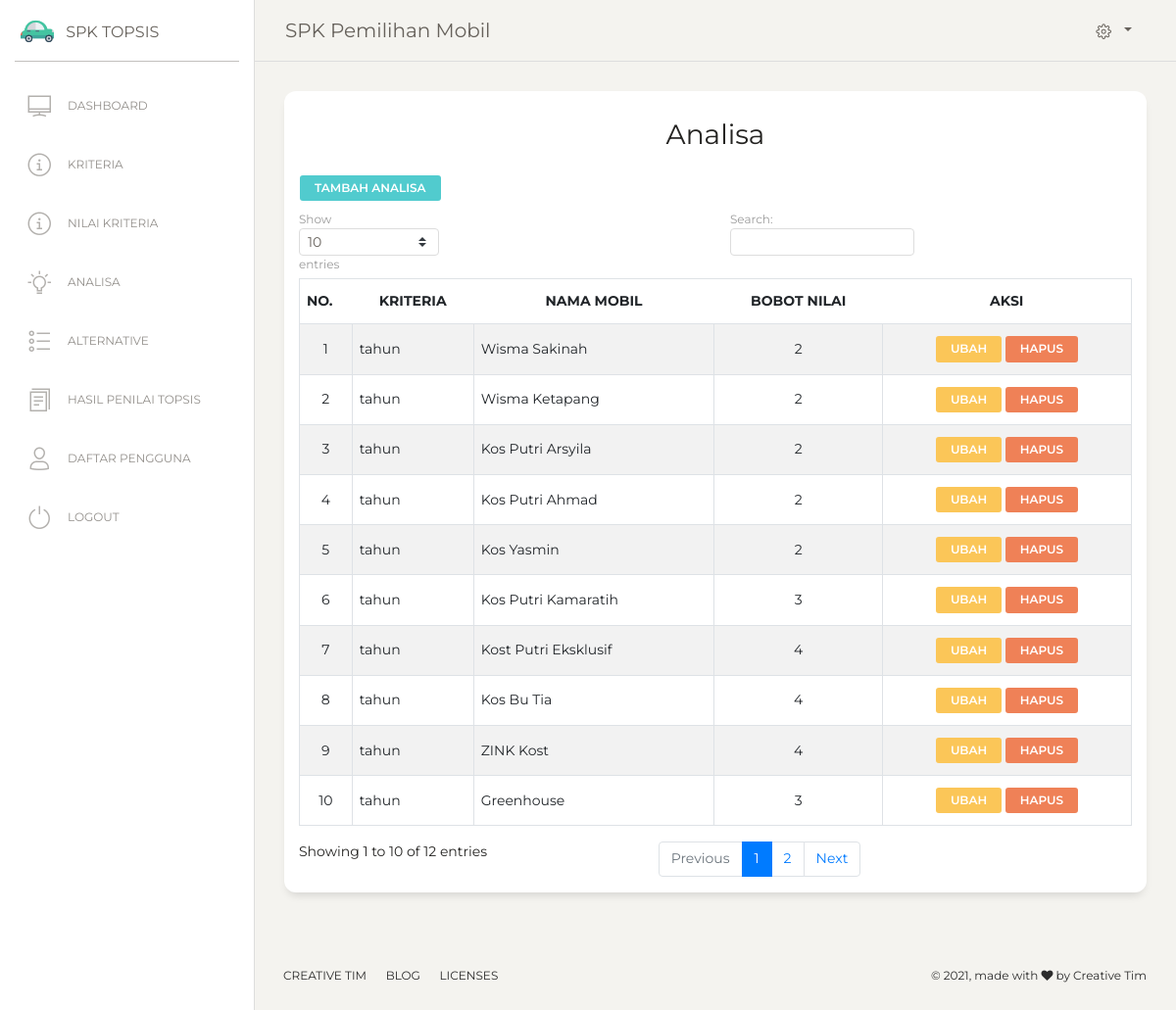
The page /analisa.php (signed in) on the database its author committed.
### tables this page shows
CREATE TABLE `tb_analisa` (
  `id_analisa` int(11) NOT NULL,
  `id_kriteria` int(11) NOT NULL,
  `id_mobil` int(11) NOT NULL,
  `nilainya` varchar(11) NOT NULL
);

CREATE TABLE `tb_kriteria` (
  `id_kriteria` int(11) NOT NULL,
  `atribut` varchar(50) NOT NULL,
  `bobot_nilai` varchar(50) NOT NULL,
  `nama_kriteria` varchar(50) NOT NULL
);

CREATE TABLE `tb_mobil` (
  `id_mobil` int(11) NOT NULL,
  `nama_mobil` varchar(50) NOT NULL
);

### analisa.php (the view, shortened to what this page needs)
<?php
include 'header.php';
include 'menu.php';
?>
<div class="content">
  <div class="row">
    <div class="col-md-12">
      <div class="card ">
        <div class="card-header ">
          <h3 class="card-title"><center>Analisa</h3>
          <a href="analisaTambah.php" class="btn btn-primary btn-sm">Tambah Analisa</a>
        <table id="example" class="table table-striped table-bordered" >
            <thead>
                <tr>
                    <th>No.</th>
                    <th><center>Kriteria</th>
                    <th><center>Nama Mobil</th>
                    <th><center>Bobot Nilai</th>
                    <th><center>Aksi</th>
                </tr>
            </thead>
            <tbody>
                <?php
                $sql=mysql_query("SELECT * FROM tb_kriteria, tb_analisa, tb_mobil WHERE
                  tb_kriteria.id_kriteria = tb_analisa.id_kriteria AND tb_mobil.id_mobil=tb_analisa.id_mobil ORDER BY tb_analisa.id_analisa DESC ");
                $no=1;
                while ($row=mysql_fetch_array($sql)){?>
                  <tr class='td' bgcolor='#FFF'>
                    <td><center><?php echo $no++ ?></td>
                    <td><?php echo $row['nama_kriteria'];?></td>
                    <td><?php echo $row['nama_mobil'];?></td>
                    <td><center><?php echo $row['nilainya'];?></td>
                    <td><center>
                        <a class="btn btn-warning btn-sm" href=alternativeEdit.php?id_alternative=<?= $row['id_alternative'] ?> >Ubah</a>
                        <a href="alternativeHapus.php?id_a=<?= $row['id_alternative']; ?>"  class="btn btn-danger btn-sm"
                          onclick="return confirm('Anda yakin Hapus data alternative <?= $row['nama_alternative']; ?> ?')">Hapus</a>
                    </td>
                  </tr>
                <?php }?>
            </tbody>
        </table>
        </div>
      </div>
    </div>
  </div>
</div>
<?php include 'footer.php' ?>

### rows shown on the page
tb_analisa: id_kriteria.nama_kriteria "tahun", id_mobil.nama_mobil "Wisma Sakinah", nilainya "2"
tb_analisa: id_kriteria.nama_kriteria "tahun", id_mobil.nama_mobil "Wisma Ketapang", nilainya "2"
tb_analisa: id_kriteria.nama_kriteria "tahun", id_mobil.nama_mobil "Kos Putri Arsyila", nilainya "2"
tb_analisa: id_kriteria.nama_kriteria "tahun", id_mobil.nama_mobil "Kos Putri Ahmad", nilainya "2"
tb_analisa: id_kriteria.nama_kriteria "tahun", id_mobil.nama_mobil "Kos Yasmin", nilainya "2"
tb_analisa: id_kriteria.nama_kriteria "tahun", id_mobil.nama_mobil "Kos Putri Kamaratih", nilainya "3"
tb_analisa: id_kriteria.nama_kriteria "tahun", id_mobil.nama_mobil "Kost Putri Eksklusif", nilainya "4"
tb_analisa: id_kriteria.nama_kriteria "tahun", id_mobil.nama_mobil "Kos Bu Tia", nilainya "4"
tb_analisa: id_kriteria.nama_kriteria "tahun", id_mobil.nama_mobil "ZINK Kost", nilainya "4"
tb_analisa: id_kriteria.nama_kriteria "tahun", id_mobil.nama_mobil "Greenhouse", nilainya "3"
